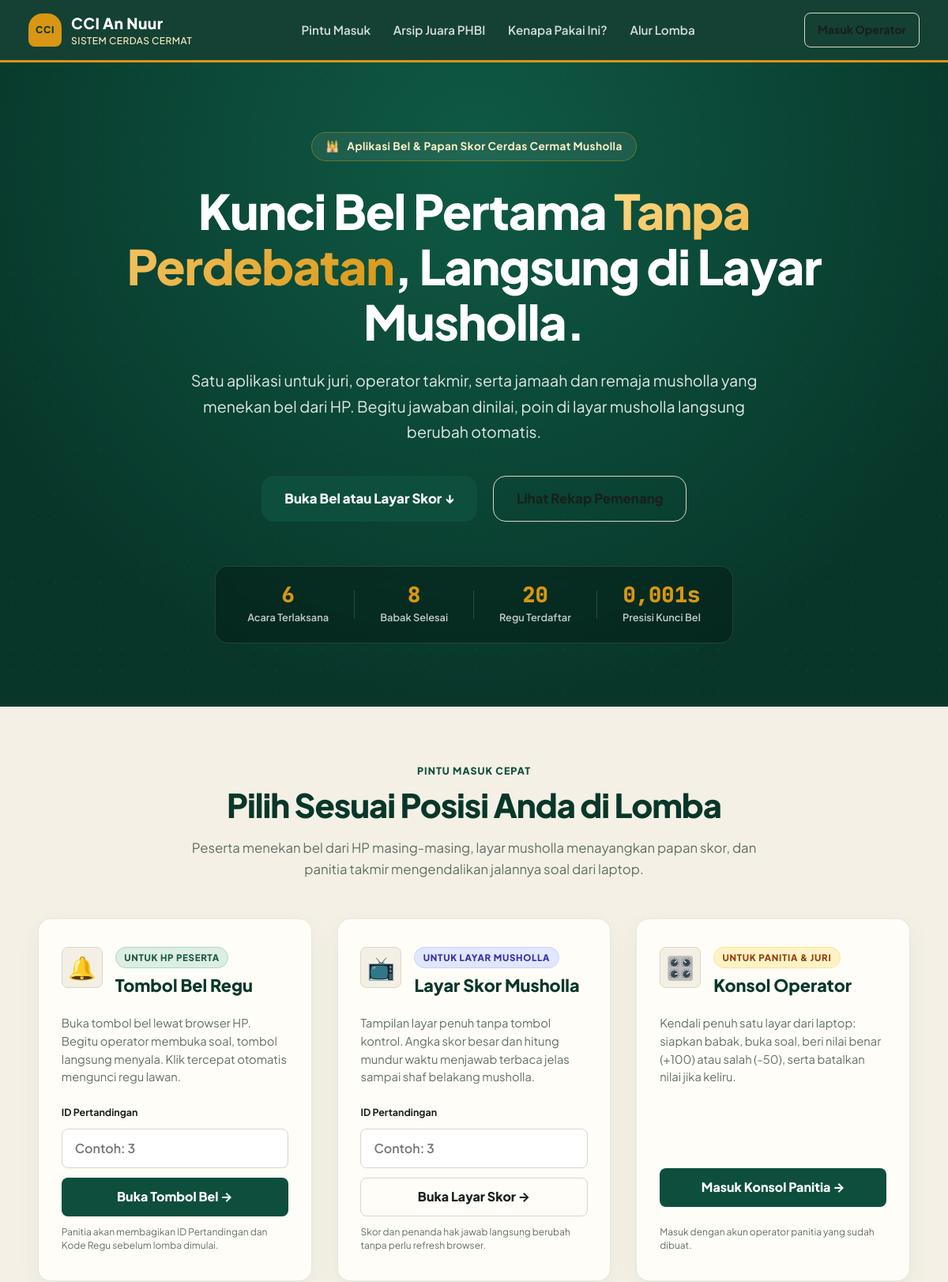
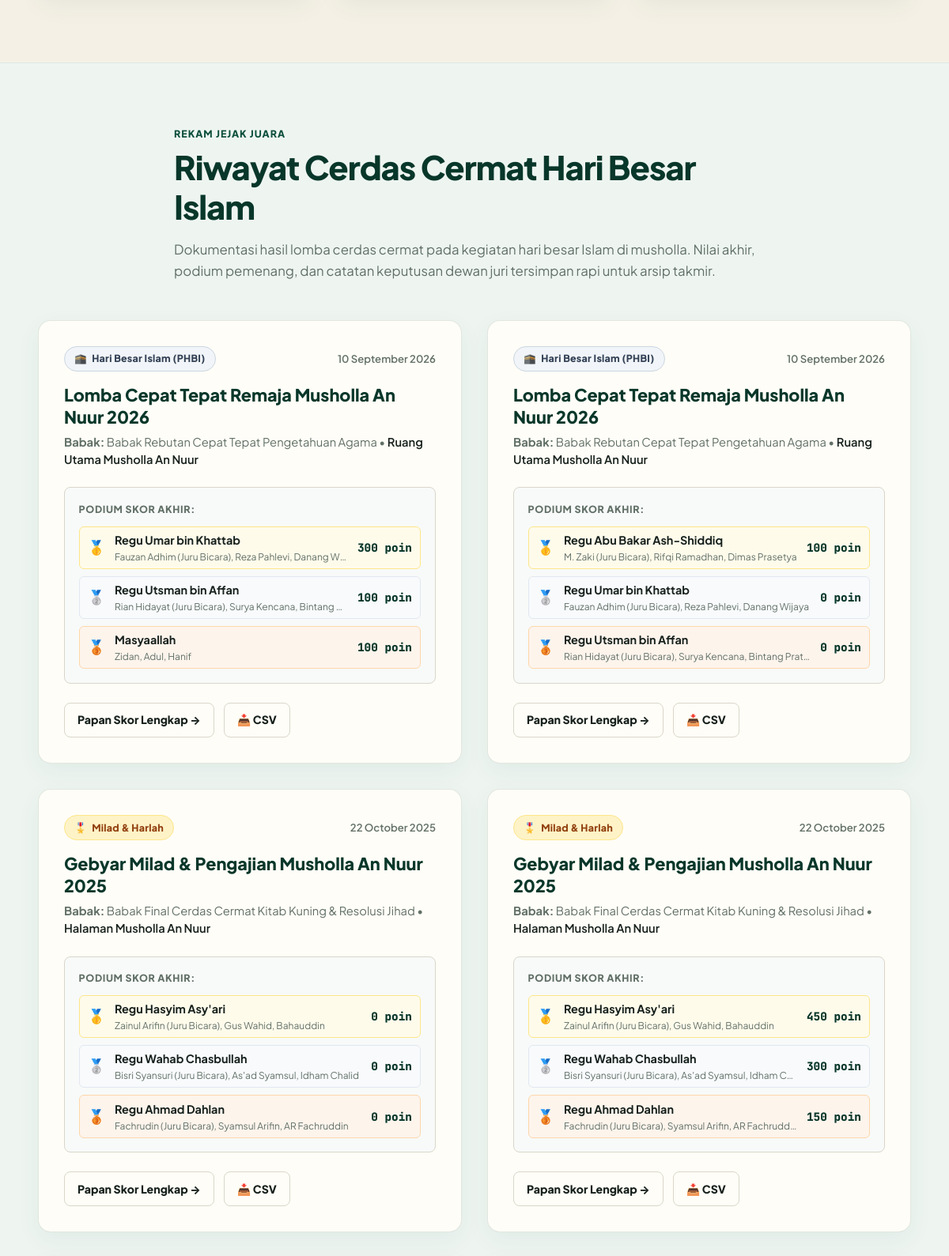
The page / (upper part) on the database its author committed (2 pictures, top to bottom).
### tables this page shows
CREATE TABLE `matches` (
  `id` bigint(20) unsigned NOT NULL AUTO_INCREMENT,
  `round_id` bigint(20) unsigned NOT NULL,
  `current_question` int(10) unsigned NOT NULL DEFAULT 0,
  `status` varchar(30) NOT NULL DEFAULT 'ready',
  `buzzer_team_id` bigint(20) unsigned DEFAULT NULL,
  `question_opened_at` datetime(6) DEFAULT NULL,
  `buzzed_at` datetime(6) DEFAULT NULL,
  `finished_at` datetime DEFAULT NULL,
  `created_at` timestamp NOT NULL DEFAULT current_timestamp(),
  `updated_at` timestamp NOT NULL DEFAULT current_timestamp() ON UPDATE current_timestamp(),
  PRIMARY KEY (`id`),
  KEY `fk_match_buzzer_team` (`buzzer_team_id`),
  KEY `idx_match_round_status` (`round_id`,`status`),
  CONSTRAINT `fk_match_buzzer_team` FOREIGN KEY (`buzzer_team_id`) REFERENCES `teams` (`id`) ON DELETE SET NULL,
  CONSTRAINT `fk_match_round` FOREIGN KEY (`round_id`) REFERENCES `rounds` (`id`)
);

CREATE TABLE `events` (
  `id` bigint(20) unsigned NOT NULL AUTO_INCREMENT,
  `name` varchar(180) NOT NULL,
  `location` varchar(180) DEFAULT NULL,
  `event_date` date DEFAULT NULL,
  `status` varchar(30) NOT NULL DEFAULT 'draft',
  `created_at` timestamp NOT NULL DEFAULT current_timestamp(),
  `updated_at` timestamp NOT NULL DEFAULT current_timestamp() ON UPDATE current_timestamp(),
  PRIMARY KEY (`id`)
);

CREATE TABLE `rounds` (
  `id` bigint(20) unsigned NOT NULL AUTO_INCREMENT,
  `event_id` bigint(20) unsigned NOT NULL,
  `name` varchar(120) NOT NULL,
  `display_order` int(10) unsigned NOT NULL DEFAULT 1,
  `correct_score` int(11) NOT NULL,
  `wrong_score` int(11) NOT NULL DEFAULT 0,
  `answer_seconds` int(10) unsigned NOT NULL,
  `created_at` timestamp NOT NULL DEFAULT current_timestamp(),
  PRIMARY KEY (`id`),
  KEY `idx_round_event` (`event_id`,`display_order`),
  CONSTRAINT `fk_round_event` FOREIGN KEY (`event_id`) REFERENCES `events` (`id`) ON DELETE CASCADE
);

### index.php (the view, shortened to what the rows shown need)
<?php
$pdo = db();
$finishedMatchesStmt = $pdo->query(
    "SELECT m.id, m.finished_at, r.name AS round_name,
            e.name AS event_name, e.location, e.event_date
     FROM matches m
     JOIN rounds r ON r.id = m.round_id
     JOIN events e ON e.id = r.event_id
     WHERE m.status = 'finished'
     ORDER BY e.event_date DESC, m.finished_at DESC, m.id DESC
     LIMIT 6"
);
$finishedMatches = $finishedMatchesStmt->fetchAll();
$matchIds = array_column($finishedMatches, 'id');
$podiumsByMatch = [];
if (!empty($matchIds)) {
    $inClause = implode(',', array_map('intval', $matchIds));
    $podiumStmt = $pdo->query(
        "SELECT mt.match_id, mt.score, t.name AS team_name, t.members
         FROM match_teams mt
         JOIN teams t ON t.id = mt.team_id
         WHERE mt.match_id IN ($inClause)
         ORDER BY mt.match_id, mt.score DESC"
    );
    while ($row = $podiumStmt->fetch()) {
        $podiumsByMatch[(int) $row['match_id']][] = $row;
    }
}
function get_islamic_badge(string $eventName): array
{
    $lower = mb_strtolower($eventName, 'UTF-8');
    if (str_contains($lower, 'maulid')) {
        return ['icon' => '🕌', 'label' => 'Maulid Nabi SAW', 'class' => 'badge-maulid'];
    }
    if (str_contains($lower, 'muharram') || str_contains($lower, 'tahun baru')) {
        return ['icon' => '✨', 'label' => '1 Muharram Hijriyah', 'class' => 'badge-muharram'];
    }
    if (str_contains($lower, 'milad') || str_contains($lower, 'harlah') || str_contains($lower, 'hut')) {
        return ['icon' => '🎖️', 'label' => 'Milad & Harlah', 'class' => 'badge-milad'];
    }
    return ['icon' => '🕋', 'label' => 'Hari Besar Islam (PHBI)', 'class' => 'badge-phbi'];
}
require __DIR__ . '/includes/header.php';
?>
<section class="landing-hero">
    <div class="landing-hero-content">
        <h1 class="hero-title">
            Kunci Bel Pertama <span class="text-gradient">Tanpa Perdebatan</span>, Langsung di Layar Musholla.
        </h1>
    </div>
</section>
<section class="portal-section" id="portal" aria-labelledby="portal-heading">
    <div class="section-container">
        <div class="section-title-wrap text-center">
            <h2 id="portal-heading">Pilih Sesuai Posisi Anda di Lomba</h2>
        </div>
    </div>
</section>
<section class="history-section" id="riwayat" aria-labelledby="riwayat-heading">
    <div class="section-container">
        <div class="section-title-wrap">
            <h2 id="riwayat-heading">Riwayat Cerdas Cermat Hari Besar Islam</h2>
        </div>
        <?php if (empty($finishedMatches)): ?>
            <div class="empty-history-box">
                <span class="empty-icon" aria-hidden="true">📜</span>
                <h3>Belum Ada Riwayat Pertandingan Selesai</h3>
                <p>Setelah operator mengakhiri babak di konsol, rekapitulasi poin dan nama regu pemenang otomatis tercatat di sini.</p>
                <a class="button button-secondary" href="/operator.php">Buka Konsol Pertandingan</a>
            </div>
        <?php else: ?>
            <div class="history-cards-grid">
                <?php foreach ($finishedMatches as $item): ?>
                    <?php
                    $badge = get_islamic_badge($item['event_name']);
                    $matchId = (int) $item['id'];
                    $podium = $podiumsByMatch[$matchId] ?? [];
                    $dateStr = $item['event_date'] ? date('d F Y', strtotime($item['event_date'])) : 'Tanggal tercatat';
                    ?>
                    <article class="history-card">
                        <div class="history-card-top">
                            <span class="history-event-tag <?= e($badge['class']) ?>">
                                <span class="tag-icon" aria-hidden="true"><?= $badge['icon'] ?></span>
                                <?= e($badge['label']) ?>
                            </span>
                            <span class="history-date"><?= e($dateStr) ?></span>
                        </div>
                        <h3 class="history-event-name"><?= e($item['event_name']) ?></h3>
                        <p class="history-round-name">
                            <strong>Babak:</strong> <?= e($item['round_name']) ?>
                            <?php if ($item['location']): ?>
                                • <span class="history-loc"><?= e($item['location']) ?></span>
                            <?php endif; ?>
                        </p>
                        <div class="history-podium">
                            <span class="podium-title">Podium Skor Akhir:</span>
                            <?php if (empty($podium)): ?>
                                <p class="muted">Nilai tersimpan pada arsip kegiatan.</p>
                            <?php else: ?>
                                <ol class="podium-list">
                                    <?php foreach (array_slice($podium, 0, 3) as $idx => $team): ?>
                                        <li class="podium-item podium-item-<?= $idx + 1 ?>">
                                            <span class="podium-medal" aria-hidden="true">
                                                <?= $idx === 0 ? '🥇' : ($idx === 1 ? '🥈' : '🥉') ?>
                                            </span>
                                            <div class="podium-team-wrap">
                                                <strong class="podium-team"><?= e($team['team_name']) ?></strong>
                                                <?php if (!empty($team['members'])): ?>
                                                    <small class="podium-members"><?= e($team['members']) ?></small>
                                                <?php endif; ?>
                                            </div>
                                            <span class="podium-score"><?= (int) $team['score'] ?> poin</span>
                                        </li>
                                    <?php endforeach; ?>
                                </ol>
                            <?php endif; ?>
                        </div>
                        <div class="history-actions">
                            <a class="button button-secondary button-sm" href="/results.php?match_id=<?= $matchId ?>">
                                Papan Skor Lengkap &rarr;
                            </a>
                            <a class="button button-secondary button-sm button-quiet" href="/export-results.php?match_id=<?= $matchId ?>" title="Unduh file spreadsheet CSV">
                                📥 CSV
                            </a>
                        </div>
                    </article>
                <?php endforeach; ?>
            </div>
        <?php endif; ?>
    </div>
</section>
<?php
require __DIR__ . '/includes/footer.php';
?>

### rows shown on the page
matches: events.name "🕋", events.name "Hari Besar Islam (PHBI)", events.event_date "10 September 2026", events.name "Lomba Cepat Tepat Remaja Musholla An Nuur 2026", round.name "Babak Rebutan Cepat Tepat Pengetahuan Agama", events.location "Ruang Utama Musholla An Nuur", team_name "Regu Umar bin Khattab", members "Fauzan Adhim (Juru Bicara), Reza Pahlevi, Danang W…", score "300", team_name "Regu Utsman bin Affan", members "Rian Hidayat (Juru Bicara), Surya Kencana, Bintang…", score "100", team_name "Masyaallah", members "Zidan, Adul, Hanif"
matches: events.name "🕋", events.name "Hari Besar Islam (PHBI)", events.event_date "10 September 2026", events.name "Lomba Cepat Tepat Remaja Musholla An Nuur 2026", round.name "Babak Rebutan Cepat Tepat Pengetahuan Agama", events.location "Ruang Utama Musholla An Nuur", team_name "Regu Abu Bakar Ash-Shiddiq", members "M. Zaki (Juru Bicara), Rifqi Ramadhan, Dimas Prasetya", score "100", team_name "Regu Umar bin Khattab", members "Fauzan Adhim (Juru Bicara), Reza Pahlevi, Danang Wijaya", score "0", team_name "Regu Utsman bin Affan", members "Rian Hidayat (Juru Bicara), Surya Kencana, Bintang Prat…"
matches: events.name "🎖️", events.name "Milad & Harlah", events.event_date "22 October 2025", events.name "Gebyar Milad & Pengajian Musholla An Nuur 2025", round.name "Babak Final Cerdas Cermat Kitab Kuning & Resolusi Jihad", events.location "Halaman Musholla An Nuur", team_name "Regu Hasyim Asy'ari", members "Zainul Arifin (Juru Bicara), Gus Wahid, Bahauddin", score "0", team_name "Regu Wahab Chasbullah", members "Bisri Syansuri (Juru Bicara), As'ad Syamsul, Idham Chalid", team_name "Regu Ahmad Dahlan", members "Fachrudin (Juru Bicara), Syamsul Arifin, AR Fachruddin"
matches: events.name "🎖️", events.name "Milad & Harlah", events.event_date "22 October 2025", events.name "Gebyar Milad & Pengajian Musholla An Nuur 2025", round.name "Babak Final Cerdas Cermat Kitab Kuning & Resolusi Jihad", events.location "Halaman Musholla An Nuur", team_name "Regu Hasyim Asy'ari", members "Zainul Arifin (Juru Bicara), Gus Wahid, Bahauddin", score "450", team_name "Regu Wahab Chasbullah", members "Bisri Syansuri (Juru Bicara), As'ad Syamsul, Idham C…", score "300", team_name "Regu Ahmad Dahlan", members "Fachrudin (Juru Bicara), Syamsul Arifin, AR Fachruddin", score "150"

### other values the page prints
$stats['total_events'] "6"
$stats['total_completed_matches'] "8"
$stats['total_teams'] "20"
